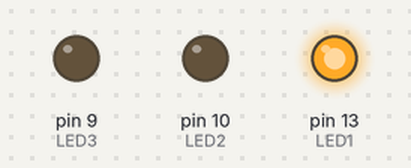
Simulated run of this sketch. Board: Arduino Uno, built with avr-gcc and run on an emulated ATmega328P. Parts: output pins drawn as LEDs (lit = HIGH).

Above: at 0.1 s.
At 0.3 s:
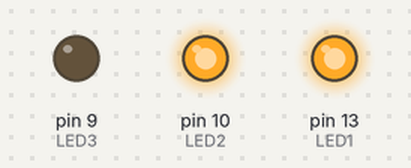
At 0.75 s:
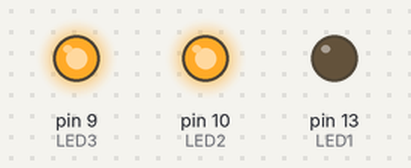
At 1.05 s:
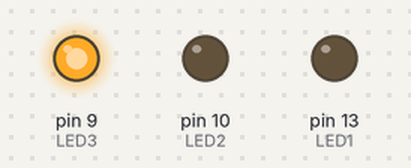
At 2.0 s:
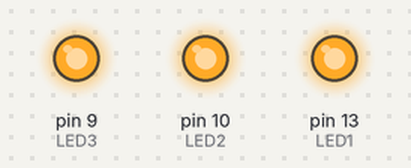
At 2.85 s:
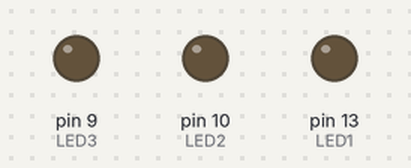
Timing chart, 0 to 3.5 s (numbered marks = the images above):
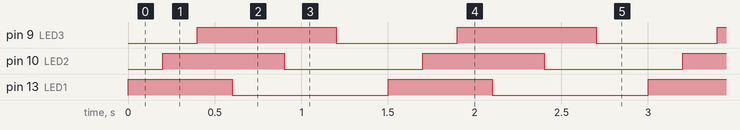

Measured:
- by itself, pin 9 (LED3): alternates HIGH for 0.80 s and LOW for 0.70 s
- by itself, pin 10 (LED2): alternates HIGH for 0.70 s and LOW for 0.80 s
- by itself, pin 13 (LED1): alternates HIGH for 0.60 s and LOW for 0.90 s

The sketch:

arduino_code.ino
```cpp
#define LED1  13
#define LED2  10
#define LED3  9

void setup() {

  pinMode(LED1, OUTPUT);
  pinMode(LED2, OUTPUT);
  pinMode(LED3, OUTPUT);
}

void loop() {
  digitalWrite(LED1,HIGH);
  delay(200);
  digitalWrite(LED2,HIGH);
  delay(200);
  digitalWrite(LED3,HIGH);
  delay(200);
  digitalWrite(LED1,LOW);
  delay(300);
  digitalWrite(LED2,LOW);
  delay(300);
  digitalWrite(LED3,LOW);
  delay(300 );
}
```
